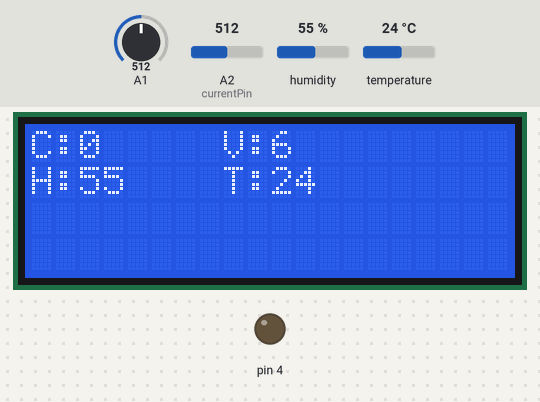
Bench run of a sketch on a simulated Arduino Uno, built with avr-gcc and run on an emulated ATmega328P. Parts: 20×4 character LCD, output pins drawn as LEDs (lit = HIGH). Dashed ring = blinking. The test bench sets the inputs (shaded band); at power-on: humidity 55 %, A2 (currentPin) = 512, A1 = 512, temperature 24 °C. The modem accepts every AT command (registered, SIM ready, sends succeed) and sends nothing else; what the sketch prints to the serial monitor is not drawn.

Above: at 4.7 s.
4.8 s: humidity set to 79 %
At 5.8 s:
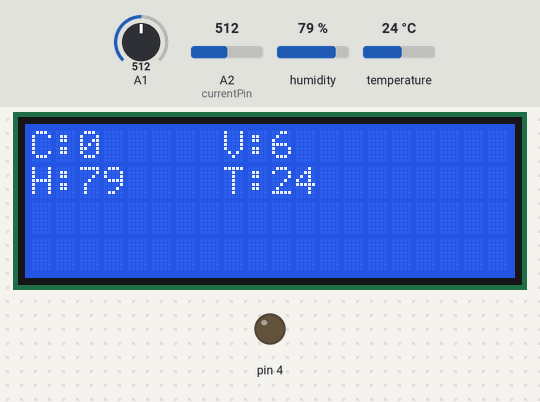
6.3 s: humidity set to 82 %
At 7.4 s:
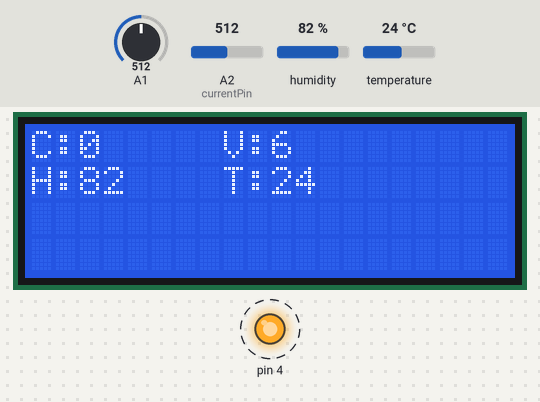
9.3 s: A2 (currentPin) set to 640
At 11.4 s:
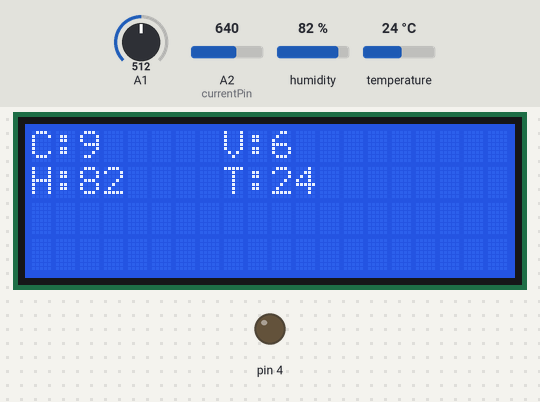
12.2 s: A2 (currentPin) set to 654
At 14.2 s:
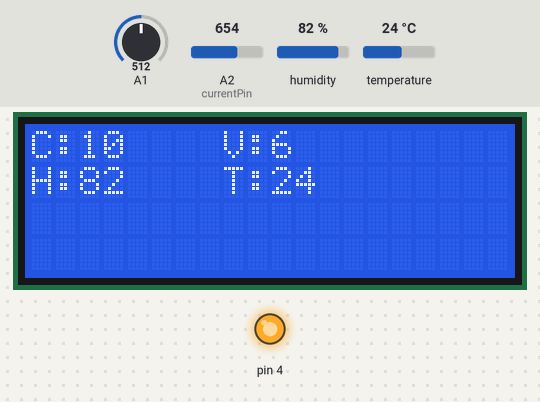
15.2 s: A1 set to 716
18.2 s: temperature set to 12 °C
At 22.0 s:
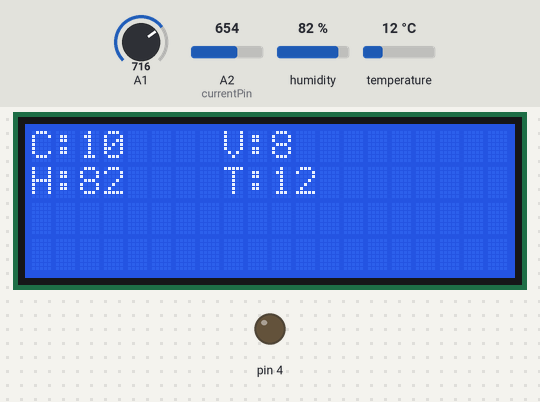
Timing chart, 0 to 22.2 s (numbered marks = the images above; inputs shaded):
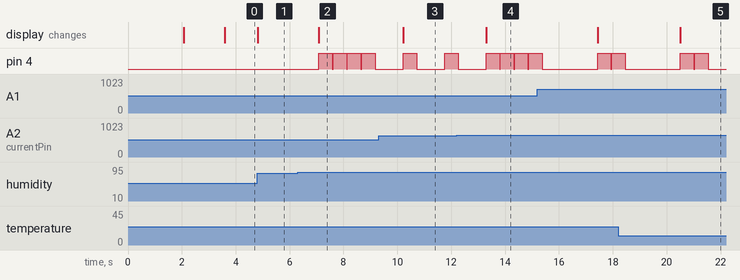

Measured:
- the behaviour switches between 80 and 81 % on humidity (found by bisection; images 1 and 2)
- the behaviour switches between 647 and 648 on A2 (currentPin) (found by bisection; images 3 and 4)
- after the input at 4.8 s, the display: changes at once (image 1)
- after the input at 6.3 s, pin 4: alternates HIGH for 0.50 s and LOW for 0.03 s, starting after 0.79 s; the display: changes after 0.79 s (image 2)
- after the input at 9.3 s, the display: changes after 0.91 s (image 3)
- after the input at 12.2 s, the display: changes after 1.1 s (image 4)
- after the input at 18.2 s, the display: changes after 2.3 s (image 5)

The sketch:

iot_dht_curr_volt_lcd.ino
```cpp
#include <SoftwareSerial.h>
// include the library code:
#include <LiquidCrystal.h>
const int currentPin = A2;
int sensitivity = 66;
int adcValue= 0;
int offsetVoltage = 2500;
double adcVoltage = 0;
double currentValue = 0;
// initialize the library with the numbers of the interface pins
LiquidCrystal lcd(7, 8, 9, 10, 11, 12);
#include <stdlib.h>
#include <dht.h>
#define dht_dpin A0
int voltdiv;
int curr;
int i, j;
dht DHT;
long t1=0, t2=0, t3=0, t4=0;
char buf1[16];
char buf2[16];
char buf3[16];
char buf4[16];

String strcurr;
String strvoltdiv;
String stri;
String strj;
// replace with your channel's thingspeak API key
String apiKey = "R8IKTL1Y5B4S9NMI";


SoftwareSerial ser(5, 6); // RX, TX

// this runs once
void setup() {
  // initialize the digital pin as an output.
   lcd.begin(20, 4);
lcd.setCursor(0, 0);
 lcd.print("Sensors");
 lcd.setCursor(0, 1);
 lcd.print("using IOT");
 delay(2000);
 lcd.clear();
analogReference(DEFAULT);
  // enable debug serial
  Serial.begin(9600);
  // enable software serial
  ser.begin(115200);
// reset ESP8266
  ser.println("AT+RST");
   delay(500);
  ser.println("AT+CWMODE=3");
   delay(500);
  ser.println("AT+CWJAP=\"project\",\"12345678\"");
  delay(500);
   pinMode(4, OUTPUT);
   digitalWrite(4, LOW);


}
// the loop
void loop() {
   //Serial.println(analogRead(A3));
   DHT.read11(dht_dpin);


 i=DHT.humidity;
      j =DHT.temperature;

adcValue = analogRead(currentPin);
  adcVoltage = (adcValue / 1024.0) * 5000;
  currentValue = ((adcVoltage - offsetVoltage) / sensitivity);


curr=currentValue;
voltdiv = map(analogRead(A1), 0, 1023, 0, 12); //voltdiv


    lcd.setCursor(0, 0);
     lcd.print("C:");
 lcd.print(curr);
 lcd.print("  ");
  lcd.setCursor(8, 0);
   lcd.print("V:");
 lcd.print(voltdiv);
 lcd.print("  ");
  lcd.setCursor(0, 1);
     lcd.print("H:");
 lcd.print(i);
 lcd.print(" ");
  lcd.setCursor(8, 1);
   lcd.print("T:");
 lcd.print(j);
 lcd.print(" ");

 if(i>80)
{
  digitalWrite(4, HIGH);
  delay(500);
  digitalWrite(4, LOW);
}
 if(j>39)
{
      digitalWrite(4, HIGH);
  delay(500);
  digitalWrite(4, LOW);
}


  strvoltdiv = dtostrf(voltdiv*1000, 4, 1, buf1);

// convert to string

 strcurr = dtostrf(curr, 4, 1, buf2);

  // convert to string

  stri = dtostrf(i, 4, 1, buf3);
strj = dtostrf(j, 4, 1, buf4);


  Serial.print(strvoltdiv);
  Serial.print(" ");
   Serial.print(strcurr);
     Serial.print(" ");
    Serial.print(stri);
  Serial.print(" ");
   Serial.print(strj);
 Serial.print(" ");

  Serial.println(" ");
  if(millis() - t1>6000)
  {
    t1=millis();

  // TCP connection
  String cmd = "AT+CIPSTART=\"TCP\",\"";
  cmd += "184.106.153.149"; // api.thingspeak.com
  cmd += "\",80";
  ser.println(cmd);

  if(ser.find("Error")){
    //Serial.println("AT+CIPSTART error");
    return;
  }

  // prepare GET string
  String getStr = "GET /update?api_key=";
  getStr += apiKey;
  getStr +="&field1=";
  getStr += String(strvoltdiv);
  getStr += "\r\n\r\n";


  // send data length
  cmd = "AT+CIPSEND=";
  cmd += String(getStr.length());
  ser.println(cmd);


  if(ser.find(">")){
    ser.print(getStr);
  }
   else{
    ser.println("AT+CIPCLOSE");
    // alert user
    Serial.println("AT+CIPCLOSE");
  }
  // thingspeak needs 15 sec delay between updates
  }

     if(millis() - t2>15000)
  {
    t2=millis();

   // TCP connection
  String cmd1 = "AT+CIPSTART=\"TCP\",\"";
  cmd1 += "184.106.153.149"; // api.thingspeak.com
  cmd1 += "\",80";
  ser.println(cmd1);

  if(ser.find("Error")){
    //Serial.println("AT+CIPSTART error");
    return;
  }


 // prepare GET string
  String getStr1 = "GET /update?api_key=";
  getStr1 += apiKey;
  getStr1 +="&field2=";
  getStr1 += String(strcurr);
  getStr1 += "\r\n\r\n";


// send data length
  cmd1 = "AT+CIPSEND=";
  cmd1 += String(getStr1.length());
  ser.println(cmd1);


   if(ser.find(">")){
    ser.print(getStr1);
  }
   else{
    ser.println("AT+CIPCLOSE");
    // alert user
    Serial.println("AT+CIPCLOSE");
  }
  }
   if(millis() - t3>5000)
  {
    t3=millis();

   // TCP connection
  String cmd2 = "AT+CIPSTART=\"TCP\",\"";
  cmd2 += "184.106.153.149"; // api.thingspeak.com
  cmd2 += "\",80";
  ser.println(cmd2);

  if(ser.find("Error")){
    //Serial.println("AT+CIPSTART error");
    return;
  }


 // prepare GET string
  String getStr2 = "GET /update?api_key=";
  getStr2 += apiKey;
  getStr2 +="&field3=";
  getStr2 += String(stri);
  getStr2 += "\r\n\r\n";


// send data length
  cmd2 = "AT+CIPSEND=";
  cmd2 += String(getStr2.length());
  ser.println(cmd2);


   if(ser.find(">")){
    ser.print(getStr2);
  }
   else{
    ser.println("AT+CIPCLOSE");
    // alert user
    Serial.println("AT+CIPCLOSE");
  }


  // thingspeak needs 15 sec delay between updates
  }
     if(millis() - t4>9000)
  {
    t4=millis();

   // TCP connection
  String cmd3 = "AT+CIPSTART=\"TCP\",\"";
  cmd3 += "184.106.153.149"; // api.thingspeak.com
  cmd3 += "\",80";
  ser.println(cmd3);

  if(ser.find("Error")){
    //Serial.println("AT+CIPSTART error");
    return;
  }


 // prepare GET string
  String getStr3 = "GET /update?api_key=";
  getStr3 += apiKey;
  getStr3 +="&field4=";
  getStr3 += String(strj);
  getStr3 += "\r\n\r\n";


// send data length
  cmd3 = "AT+CIPSEND=";
  cmd3 += String(getStr3.length());
  ser.println(cmd3);


   if(ser.find(">")){
    ser.print(getStr3);
  }
   else{
    ser.println("AT+CIPCLOSE");
    // alert user
    Serial.println("AT+CIPCLOSE");
  }


  // thingspeak needs 15 sec delay between updates
  }


}
```
